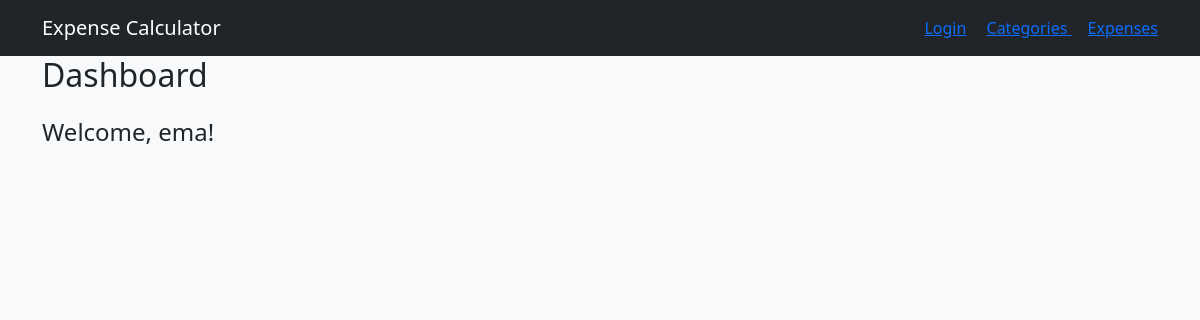
Page / (signed in) on the earlier database version.
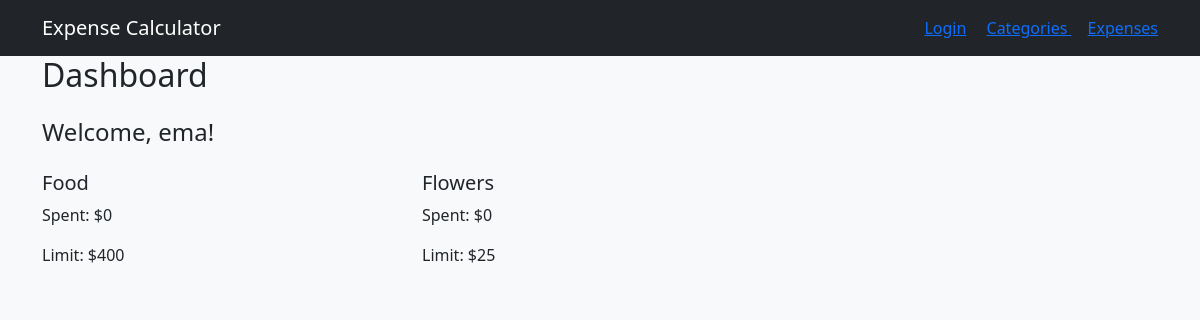
Same page on the later database version.
### tables this page shows
CREATE TABLE category (id INTEGER PRIMARY KEY AUTOINCREMENT UNIQUE NOT NULL, name TEXT, spending_limit INTEGER, user_id INTEGER REFERENCES user (id));

### app.py (the view)
@app.route("/")
def home():
    user = session.get("user")
    if not user:
        return redirect(url_for("login"))
    user_id = user[0]
    sql = '''SELECT category.id, category.name, category.spending_limit,
            IFNULL(SUM(expenses.amount_spent), 0) AS total_amount_spent
            FROM category
            LEFT JOIN expenses ON category.id = expenses.category_id
            WHERE category.user_id = ?
            GROUP BY category.id'''
    categories = query_db(sql, args=(user_id,))
    get_db().commit()
    username = user[1]
    return render_template("home.html", categories=categories, username=username)

### app.py (called while the page is built)
def get_db():
    db = getattr(g, '_database', None)
    if db is None:
        db = g._database = sqlite3.connect(DATABASE)
    return db

@app.teardown_appcontext
def close_connection(exception):
    db = getattr(g, '_database', None)
    if db is not None:
        db.close()

def query_db(query, args=(), one=False):
    cur = get_db().execute(query, args)
    rv = cur.fetchall()
    cur.close()
    return (rv[0] if rv else None) if one else rv

### templates/home.html (shortened to what this page needs)
{%extends "base.html"%}
{%block content%}
<h2 class = "mb-4"> Dashboard </h2>
{% if username %}
    <h4 class="mb-4">Welcome, {{ username }}!</h4>
{% endif %}
<div class = "row">
    {%for category in categories%}
        <div class = "col-md-4">
            <div class = "card-mb-3">
                <div class = "card-body">
                    <h5>{{category[1]}}</h5>
                    <p> Spent: ${{category[3]}}</p>
                    <p> Limit: ${{category[2]}}</p>
                </div>
            </div>
        </div>
    {%endfor%}
</div>
{%endblock%}

### templates/base.html (shortened to what this page needs)
<!DOCTYPE html>
<html lang="en">
<head>
    <link rel="stylesheet" href="https://cdn.jsdelivr.net/npm/bootstrap@5.3.2/dist/css/bootstrap.min.css">
</head>
<body class = "bg-light">
        <nav class = "navbar navbar-expand-lg navbar-dark bg-dark mb4">
            <div class = "container">
                <a class = "navbar-brand" href = "{{url_for('home')}}"> Expense Calculator</a>
                <div>
                    <a class="bt btn-lightbtn-sm me-3" href = "{{ url_for('login') }}"> Login</a>
                    <a class="bt btn-light btn-sm me-3" href ="{{url_for ('view_categories')}}">Categories </a>
                    <a class="bt btn-light btn-sm me" href ="{{ url_for('view_expenses') }}"> Expenses </a>
                </div>
            </div>
        </nav>
        <div class="container">
            {%block content%}{%endblock%}
        </div>
</body>
</html>

Differences in the rows shown:
added category: name "Food", category "0", spending_limit "400"
added category: name "Flowers", category "0", spending_limit "25"
